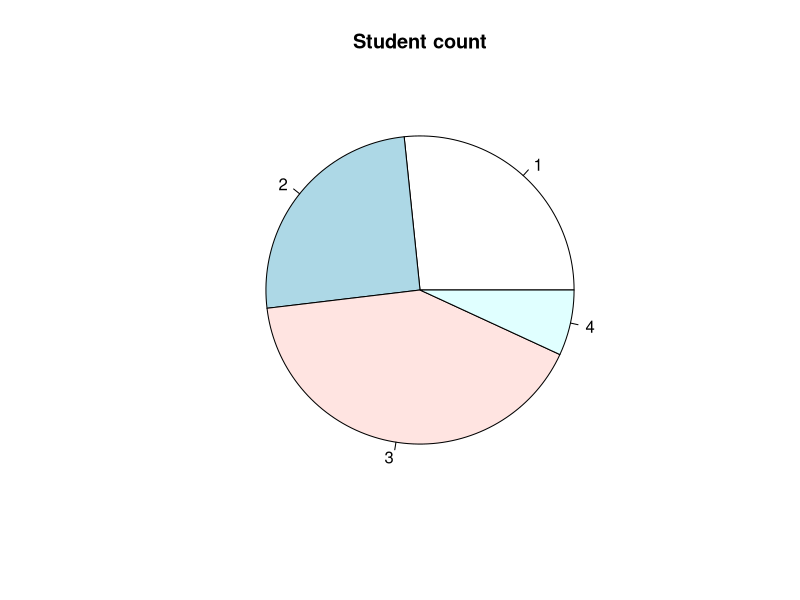

Source code (R):
#Data summarization -Graphical method
#pie charts
program<-c("Accounting","Bussiness","Programming","Teaching")
student<-c(422,400,653,109)
pie(student,main="Student count",lebels=program)